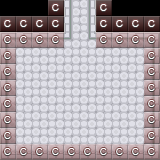

This game map was drawn from its Tiled (.tmx) file and the tilesets committed beside it. A one-line description and the trimmed map source follow:
An orthogonal 10x10 tile map with 16x16 px tiles, 2 tile layers (Tile Layer 1, Collisions), 2 tilesets.

<map version="1.0" orientation="orthogonal" width="10" height="10" tilewidth="16" tileheight="16">
 <tileset firstgid="1" name="maptypetileset" tilewidth="16" tileheight="16">
  <image source="../tilesets/maptypetileset.png" width="32" height="64" />
 </tileset>
 <tileset firstgid="9" name="hgss_tileset_terrain_and_paths_by_thunderdove-d3bnn5w" tilewidth="16" tileheight="16">
  <image source="../tilesets/hgss_tileset_terrain_and_paths_by_thunderdove-d3bnn5w.png" trans="c0c0c0" width="336" height="160" />
 </tileset>
 <layer name="Tile Layer 1" width="10" height="10">
  <data>[100 cells, 84 non-empty, 11 distinct tile ids]</data>
 </layer>
 <objectgroup name="Object Layer 1" width="10" height="10" />
 <layer name="Collisions" width="10" height="10">
  <data>[100 cells, 40 non-empty, 1 distinct tile ids]</data>
 </layer>
</map>